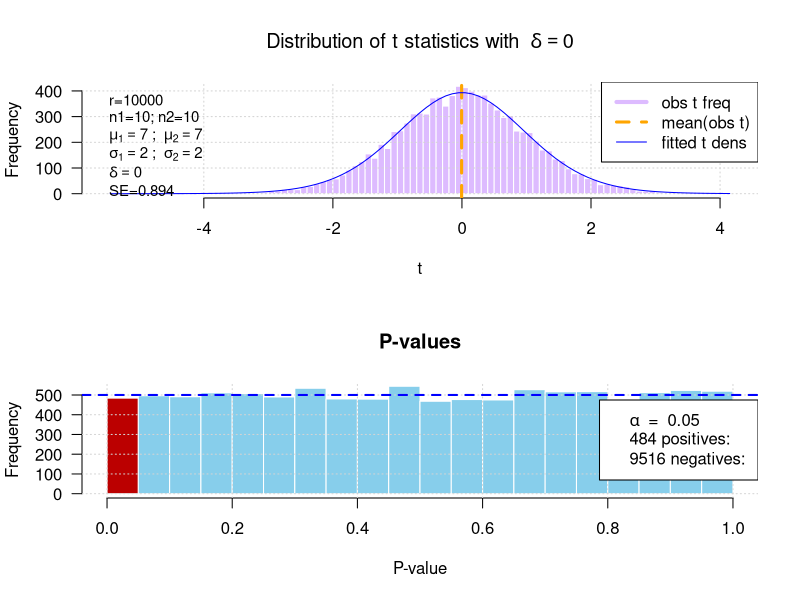
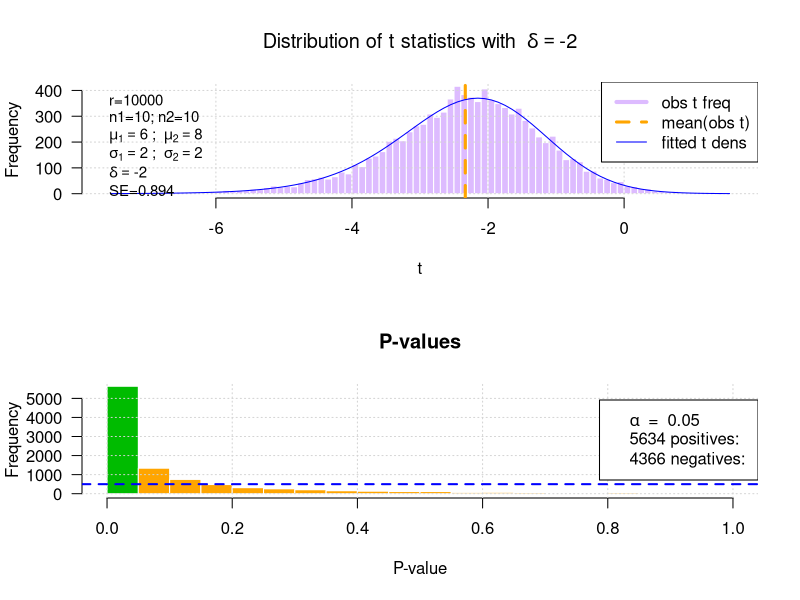
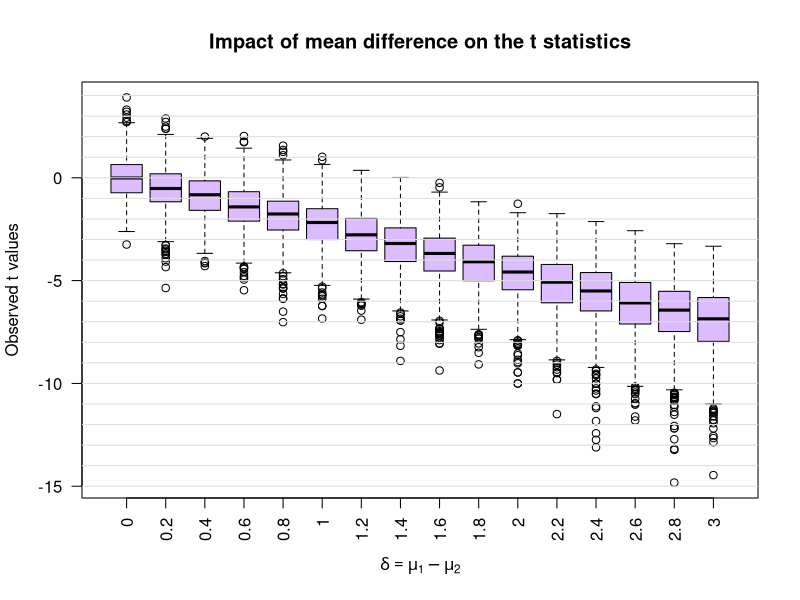
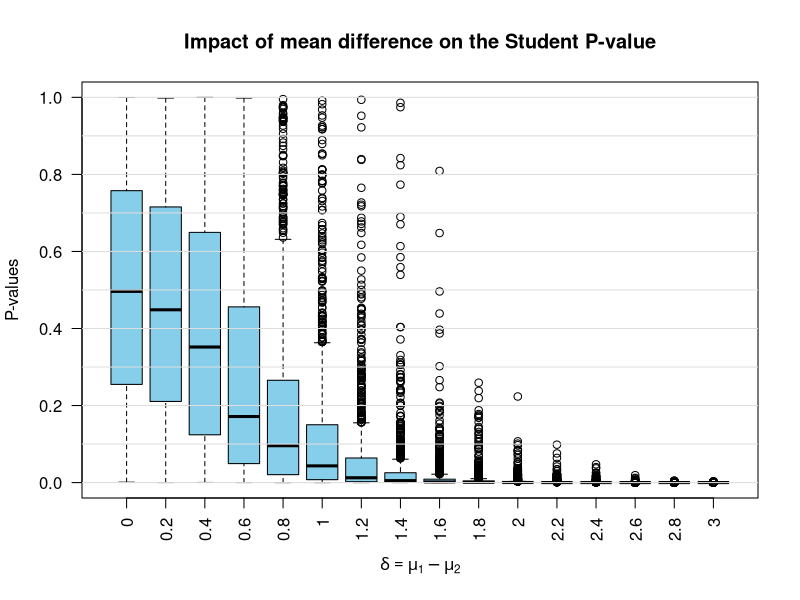
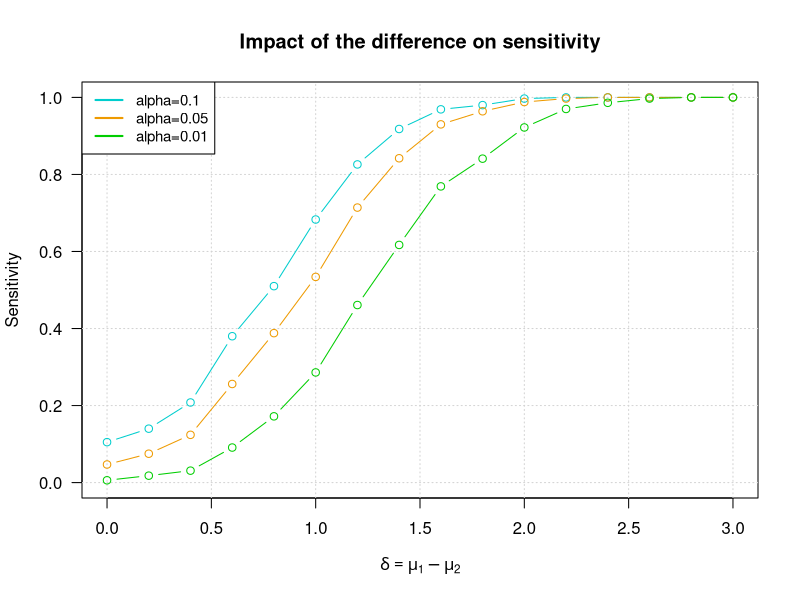

The R source for these figures, in order:
## ---- chunk 1
library(knitr)

options(width = 300)
# options(encoding = 'UTF-8')
knitr::opts_chunk$set(
  fig.width = 7, fig.height = 5, 
  fig.path = 'figures/canale23_',
  fig.align = "center", 
  size = "tiny", 
  echo = TRUE, 
  eval = TRUE, 
  warning = FALSE, 
  message = FALSE, 
  results = TRUE, 
  comment = "")

options(scipen = 12) ## Max number of digits for non-scientific notation
# knitr::asis_output("\\footnotesize")

## ---- chunk 2
## Parameters for the exercise
replicates <- 10000     ## Number of replicates
alpha <- 0.05  ## Accepted risk for type I error
## ---- chunk 3
#### Population parameters ####
n1 <- 10     ## Taille du premier échantillon
n2 <- 10     ## Taille du second échantillojn
mu1 <- 7     ## Moyenne de la 1ere population
mu2 <- 7     ## Moyenne de la 2eme population
sigma1 <- 2  ## Ecart-type de la 1ere population
sigma2 <- 2  ## Ecart-type de la 2eme population

## On tire des échantillons des deux populations respectives
x1 <- rnorm(n = n1, mean = mu1, sd = sigma1)
x2 <- rnorm(n = n2, mean = mu2, sd = sigma2)
## ---- chunk 4
## Moyennes d'échantillons
m1 <- mean(x1)
m2 <- mean(x2)

## Ecarts-types d'échantillons
s1 <- sqrt(sum((x1 - m1)^2)/n1)
s2 <- sqrt(sum((x2 - m2)^2)/n2)


## Estimateurs de moyennes des populations
mu1_est <- m1
mu2_est <- m2

## Estimateurs des écarts-types d'échantillons
sigma1_est <- sqrt(sum((x1 - m1)^2)/(n1-1))
sigma2_est <- sqrt(sum((x2 - m2)^2)/(n2-1))


## Vérification : la fonction sd() ne retourne pas l'écart-type de l'échantillon : 
## elle retourne un estimateur de l'écart-type de la population
kable(
  data.frame(matrix(ncol=4, nrow=2, c(
    1, 2,
    s1, s2,
    sigma1_est, sigma2_est, 
    sd(x1), sd(x2))
  )), 
  col.names = c("sample", "s", "sigma_est", "sd() result"))

## ---- chunk 5

#### Réalisation du test de Student ####

## Utilisation de la fonction t.test() pour réaliser le test de Student
ttest_result <- t.test(x1, x2, 
       var.equal = TRUE,  ## On postule les variances égales
       alternative = "two.sided", ## Test bilatéral
       conf.level = 1 - alpha ## Niveau de confiance
       )

## Imprimer le rapport du test de Student
print(ttest_result)

## Récupérer les informations dans un vecteur nommé
kable(c("Statistics: t " = unname(ttest_result$statistic), ## statistique de Student calculée
        "Parameter: df " = unname(ttest_result$parameter),         ## paramètre de la distribution de Student (degrés de liberté)
        "P-value " = ttest_result$p.value), 
      col.names = "value")

## ---- chunk 6
#### Réalisation manuelle du test de Student ####

n1 <- length(x1) ## Taille d'échantillon
m1 <- sum(x1) / n1 ## Moenne du premier échantillon
s1 <- sqrt(sum((x1 - m1)^2)/n1) ## Ecart-type du premier échantillon

## Idem pour le second échantillon
n2 <- length(x2) 
m2 <- sum(x2) / n2
s2 <- sqrt(sum((x2 - m2)^2)/n2)

## Afficher les paramètres des échantillons
kable(
  data.frame(matrix(ncol=4, nrow=2, c(
    1, 2,
    n1, n2, 
    round(digits=2, m1), round(digits=2, m2),
    round(digits=2, s1), round(digits=2, s2)
  ))), 
  col.names = c("sample", "n", "m", "s"))

## ---- chunk 7
## Estimation des moyennes de population
mu1_est <- m1
mu2_est <- m2

## Estimation des écarts-types
sigma1_est <- s1 * sqrt(n1/(n1-1))
sigma2_est <- s2 * sqrt(n2/(n2-1))

## Afficher les paramètres estimés pour la population
kable(
  data.frame(matrix(ncol=3, nrow=2, c(
    1, 2,
    round(digits=2, mu1_est), round(digits=2, mu2_est),
    round(digits=3, sigma1_est), round(digits=3, sigma2_est)
  ))), 
  col.names = c("population", "$\\hat{\\mu}$", "$\\hat{\\sigma}$"))

#cat("mu1_est = ", round(digits=2, mu1_est), "sigma1_est", round(digits=3, sigma1_est))
#cat("mu2_est = ", round(digits=2, mu2_est), "sigma2_est", round(digits=3, sigma2_est))


## ---- chunk 8
#### Calcul des estimateurs au moyen des fonctions R mean() et sd() ####
mean1 <- mean(x1)
mean2 <- mean(x2)
sd1 <- sd(x1)
sd2 <- sd(x2)

## Afficher les paramètres estimés pour la population
kable(
  data.frame(matrix(ncol=3, nrow=2, c(
    1, 2,
    round(digits=2, mean1), round(digits=2, mean2),
    round(digits=3, sd1), round(digits=3, sd2)
  ))), 
  col.names = c("fonctions R", "`mean()`", "`sd()`"))

#cat("mean1 = ", round(digits=2, mean1), "sd1", round(digits=2, sd1))
#cat("mean2 = ", round(digits=2, mean2), "sd2", round(digits=2, sd2))

## Print the result for the knitr report
result <- t(data.frame(
  "moyennes de populations" = c(mu1, mu2),
  "moyennes d'échantillons" = c(m1, m2),
  "moyennes estimées" = c(mu1_est, mu2_est),
  "écarts-types de population" = c(sigma1, sigma2),
  "écarts-types d'échantillons" = c(s1, s2),
  "écarts-types estimés" = c(sigma1_est, sigma2_est)))
colnames(result) <- c("Population 1", "Population 2")

kable(as.data.frame(result), digits = 2, caption = "Estimation des paramètres de centralité (moyenne) et dispersion (écart-type) des populations à partir des échantillons. ")


## ---- chunk 9

## Difference between sample means
diff <- m1 - m2

## Estimation of the standard error on the difference between sample means
Student.diff.err <- sqrt((1/n1 + 1/n2) * (n1 * s1^2 + n2 * s2^2) / (n1 + n2 - 2))

## Student statistics
Student.t <- diff / Student.diff.err


## Print Student statistics with 5 significant digits
cat("Student statistics  t =", signif(digits=5, Student.t))

## ---- chunk 10
#### Calcul de la P-valeur ####
Student.df <- n1 + n2 - 2
Student.p <- 2 * pt(q = abs(Student.t), df = Student.df, lower.tail = FALSE)

## Affichage du résultat
cat("Student P-value  t =", signif(digits=5, Student.p))

## Comparaison du résultat de la fonction t.test() et du calcul manuel
kable(
  data.frame(matrix(ncol=4, nrow=2, c(
    "`t.test()`", "Calcul manuel",
    ttest_result$parameter, Student.df, 
    round(digits=2, ttest_result$statistic), round(digits=2, Student.t), 
    signif(digits=5, ttest_result$p.value), signif(digits=5, Student.p)
  ))), 
  col.names = c("méthode de calcul", "df", "$t$", "$p$"))

ttest_result$p.value

## ---- chunk 11
## Expected number of false positives
exp_fp <- replicates * alpha
## ---- chunk 12

#' Effectue un test t (Student ou Welch) sur deux échantillons simulés
#'
#' Cette fonction génère deux échantillons indépendants selon des lois normales
#' de paramètres spécifiés, puis effectue automatiquement :
#' \itemize{
#'   \item un test t de Student si les écarts-types sont égaux ;
#'   \item un test t de Welch si les écarts-types diffèrent.
#' }
#'
#' La fonction renvoie la statistique de test t ainsi que la valeur p.
#'
#' @param n1 Taille de l'échantillon 1.
#' @param n2 Taille de l'échantillon 2.
#' @param mu1 Moyenne de la population 1.
#' @param mu2 Moyenne de la population 2.
#' @param sigma1 Écart-type de la population 1.
#' @param sigma2 Écart-type de la population 2.
#'
#' @return Un vecteur numérique nommé de longueur 2 :
#' \describe{
#'   \item{t}{La statistique du test.}
#'   \item{p}{La valeur p associée.}
#' }
#'
#' @examples
#' # Écarts-types égaux → Student
#' one_test(10, 10, 7, 7, 2, 2)
#'
#' # Écarts-types différents → Welch
#' one_test(10, 10, 7, 7, 2, 4)
#'
#' @export
one_test <- function(n1, n2, mu1, mu2, sigma1, sigma2) {
  
  # Échantillons simulés
  x1 <- rnorm(n1, mean = mu1, sd = sigma1)
  x2 <- rnorm(n2, mean = mu2, sd = sigma2)
  
  # Choix automatique du test
  equal_var <- (sigma1 == sigma2)
  
  ttest <- t.test(x1, x2, var.equal = equal_var)
  
  c(t = ttest$statistic, p = ttest$p.value)
}
## ---- chunk 13
#### Replicate the t test ####

## Parameterss
n1 = 10
n2 = 10
mu1 = 7
mu2 = 7
sigma1 = 2
sigma2 = 2

## Replications of the t test
results_H0 <- data.frame(t(replicate(
  n = replicates, 
  expr = one_test(n1 = n1, n2 = n2, mu1 = mu1, mu2 = mu2, sigma1 = sigma1, sigma2 = sigma2))))
colnames(results_H0) <- c("t", "p")
## ---- chunk 14
#### A function that plots the histograms of t statistics and P-values in the simulated t-tests under H0 ####

#' Plot Histograms of t Statistics and p-values from Simulated t-tests
#'
#' This function produces two stacked histograms (t statistics and p-values)
#' obtained from simulated t-tests under the null hypothesis.
#' It overlays a fitted Student t-density on the observed t-statistics
#' and draws reference lines showing the expected distribution of p-values.
#'
#' @param ttest_results A list or data frame containing two numeric components:
#'   \describe{
#'     \item{\code{t}}{A numeric vector of observed t statistics.}
#'     \item{\code{p}}{A numeric vector of observed p-values.}
#'   }
#' @param col_t_obs Color of the histogram bars for observed t statistics.
#' @param col_t_mean Color of the vertical line showing the empirical mean of t.
#' @param col_t_fit Color of the fitted Student t density curve.
#' @param col_p_pos Color used for p-values below the significance threshold 
#'   (first histogram bin).
#' @param col_p_neg Color used for p-values above the significance threshold.
#' @param col_p_exp Color of the reference line showing the expected uniform
#'   distribution of p-values.
#'
#' @return This function is used for its side effects: it produces two histograms
#'   on the current graphics device. It returns \code{NULL} invisibly.
#'
#' @details
#' The function expects that several global variables exist in the environment:
#' \code{n1}, \code{n2}, \code{replicates}, \code{mu1}, \code{mu2},
#' \code{sigma1}, \code{sigma2}.  
#' These values are used to compute the fitted t distribution and to display
#' summary information in the legends.
#'
#' If you plan to turn this into a package function, it is recommended to pass
#' these values explicitly as arguments rather than relying on global variables.
#'
#' @examples
#' \dontrun{
#' # Suppose you already simulated results:
#' results <- list(
#'   t = rnorm(1000),     # placeholder values
#'   p = runif(1000)
#' )
#'
#' ttest_histograms(results)
#' }
#'
#' @importFrom graphics hist grid abline legend par lines
#' @export
ttest_histograms <- function (ttest_results,
                              n1 = n1,
                              n2 = n2,
                              mu1 = mu1,
                              mu2 = mu2,
                              sigma1 = sigma1,
                              sigma2 = sigma2,
                              col_t_obs = "#DDBBFF",
                              col_t_mean = "orange",
                              col_t_fit = "blue",
                              col_p_pos = "#BB0000",
                              col_p_neg = "skyblue",
                              col_p_exp  = "blue") {
  
  par(mfrow=c(2,1))
  
  ## Compute parameteers
  delta <- mu1 - mu2
  message("Computing non-centrality parameter (ncp)")
  if (sigma1 == sigma2) {
    message("Equal variances : sigma1=sigma2 = ", sigma1)
    SE <- sigma1 * sqrt(1/n1 + 1/n2)
  } else {
    message("Unequal variances : sigma1=", sigma1, "; sigma2=", sigma2)
    SE <- sqrt(sigma1^2/n1 + sigma2^2/n2)
  }
  lambda <- delta / SE
  
  
  ## Hstogram of observedt statistics
  t_hist <- hist(ttest_results$t, breaks = 100, 
                 main = bquote("Distribution of t statistics with " ~ delta == .(delta)),
                 xlab = "t",
                 col = col_t_obs, 
                 border="white",
                 las = 1)
  grid()
  abline(v = mean(ttest_results$t), col = col_t_mean, lwd = 3, lty="dashed")
  
  ## Fit a Student density function over the observed t statistics
  x <- t_hist$mids
  n_breaks <- length(t_hist$breaks) ## Number of class intervals in the histogram
  w <- t_hist$breaks[2:n_breaks] - t_hist$breaks[1:(n_breaks - 1)]
  y <- dt(x = t_hist$mids, # - mean(ttest_results$t), 
          ncp = lambda <- delta / SE,
          df = n1 + n2 - 2
  ) * replicates * w
  lines(x = x, y = y, col = col_t_fit)
  
  legend("topright", 
         legend = c("obs t freq", 
                    "mean(obs t)",
                    "fitted t dens"),
         col = c(col_t_obs, col_t_mean, col_t_fit),
         lwd = c(4, 3, 1),
         lty = c("solid", "dashed", "solid"),
         cex==0.7)
  
  legend("topleft", 
         legend = c(
           paste0("r=", replicates),
           paste0("n1=", n1, "; n2=", n2),
           bquote(mu[1] == .(mu1) ~ "; " ~mu[2] == .(mu2)),
           bquote(sigma[1] == .(sigma1) ~ "; " ~sigma[2] == .(sigma2)),
           bquote(delta == .(delta)),
           paste0("SE=", signif(SE, digits = 3)),
           bquote(lambda == .(lambda))
         ), bty = "n",
         cex = 0.9)
  
  sum(t_hist$counts)
  
  ## Hstogram of t-test P-values
  p_hist <- hist(ttest_results$p, 
                 breaks = seq(from = 0, to = 1, by = 0.05), 
                 main = "P-values",
                 xlab = "P-value",
                 col = c(col_p_pos, rep(length.out = 19, col_p_neg)), border="white",
                 las = 1)
  grid()
  abline(h = replicates / 20, col = col_p_exp, lwd = 2, lty = "dashed")
  
  np <- sum(ttest_results$p <= alpha) # Number of tests declared positive
  nn <- sum(ttest_results$p > alpha) # Number of tests declared negative
  legend("right", 
         legend = c(
           bquote(alpha  ~ " = "  ~ .(alpha)),
           paste0(np, " positives: "),
           paste0(nn, " negatives: ")
         ),
         cex = 1)
  
  par(mfrow=c(1,1))
}


## ---- chunk 15

ttest_histograms(ttest_results = results_H0, 
                 n1 = n1, n2 = n2,
                 mu1 = mu1, mu2 = mu2, 
                 sigma1 = sigma1, sigma2 = sigma2,
                 col_p_pos = "#BB0000", col_p_neg = "skyblue")


## ---- chunk 16
n_FP <- sum(results_H0$p < alpha)
## ---- chunk 17
#### Replicate the t test ####

## Parameterss
n1 = 10
n2 = 10
mu1 = 6
mu2 = 8
sigma1 = 2
sigma2 = 2

## Replications of the t test
results_H1 <- data.frame(t(replicate(
  n = replicates, 
  expr = one_test(n1 = n1, n2 = n2, mu1 = mu1, mu2 = mu2, sigma1 = sigma1, sigma2 = sigma2))))
colnames(results_H1) <- c("t", "p")
# head(results_H1)
## ---- chunk 18

ttest_histograms(ttest_results = results_H1, n1 = n1, n2 = n2,
                 mu1 = mu1, mu2 = mu2, 
                 sigma1 = sigma1, sigma2 = sigma2,
                 col_p_pos = "#00BB00", col_p_neg = "orange")

## ---- chunk 19
#### Calcul de la puissance du test

n_pos <- sum(results_H1$p <= alpha)
n_neg <- sum(results_H1$p > alpha)
ttest_power <- n_neg / replicates

## ---- chunk 20
#### Immmpact de la différence sur la puissance ####

## Parameterss
replicates <- 1000     ## Number of replicates
n1 = 10
n2 = 10
mu1 = 0
sigma1 = 1
sigma2 = 1
delta_values <- seq(from = 0, to = 3, by = 0.2)


## Replications of the t test
results <- list()
t_values <- list()
p_values <- list()
for (delta in delta_values) {
  mu2 = mu1 + delta
  
  label <- as.character(delta)
  results <- data.frame(t(replicate(
    n = replicates, 
    expr = one_test(n1 = n1, n2 = n2, mu1 = mu1, mu2 = mu2, sigma1 = sigma1, sigma2 = sigma2))))
  colnames(results) <- c("t", "p")
  p_values[[label]] <- results$p
  t_values[[label]] <- results$t
  
}


#par(mfrow = c(2,1))
boxplot(t_values, col="#DDBBFF", 
        main = "Impact of mean difference on the t statistics", 
        xlab = expression(delta == mu[1] - mu[2]),
        ylab = "Observed t values",
        las = 2)
abline(h=seq(floor(min(unlist(t_values))), ceiling(max(unlist(t_values))), 1), col="#DDDDDD")

boxplot(p_values, col="skyblue", 
        main = "Impact of mean difference on the Student P-value", 
        xlab = expression(delta == mu[1] - mu[2]),
        ylab="P-values",
        las = 2)
abline(h=seq(0, 1, 0.1), col="#DDDDDD")
#par(mfrow = c(1,1))

#### Compute the sensitivity ####
alpha_values <- c(0.1, 0.05, 0.01)
plot(NULL, 
     main = "Impact of the difference on sensitivity",
     xlab = bquote(delta == mu[1] - mu[2]),
     ylab = "Sensitivity",
     xlim=range(delta_values), 
     ylim = c(0,1), las = 1)
grid()
#sens <- list()
alpha_col = c("cyan3", "orange2", "green3")
i <- 0
for (a in alpha_values) {
  i <- i + 1
  #  sens[[as.character(a)]] <- sapply(p_values, function(x) mean(x < a))
  sens_values <- sapply(p_values, function(x) mean(x < a))
  lines(x = delta_values, y = sens_values, 
        col = alpha_col[i],
        type = "b")
}

legend("topleft",
       legend = paste0("alpha=",alpha_values),
       col = alpha_col,
       lwd = 2,
       cex=0.9)
